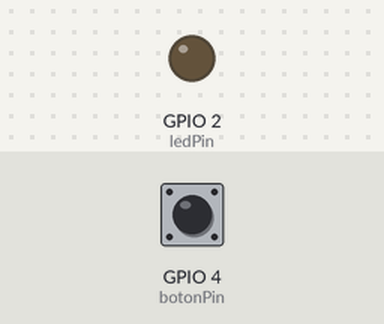
Bench run of a sketch on a simulated ESP32. Parts: output pins drawn as LEDs (lit = HIGH). Inputs (shaded band) come from the test bench; at power-on: GPIO 4 (botonPin) LOW. WiFi joins after 1.5 s; servers stay silent unless stated; no MQTT or app messages arrive unless stated; what the sketch prints to the serial monitor is not drawn.

Above: at 2.7 s.
2.8 s: GPIO 4 (botonPin) pulled HIGH for 0.15 s
At 3.7 s:
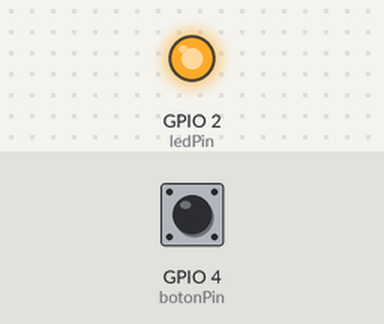
10.4 s: GPIO 4 (botonPin) pulled HIGH for 1 s
At 10.8 s:
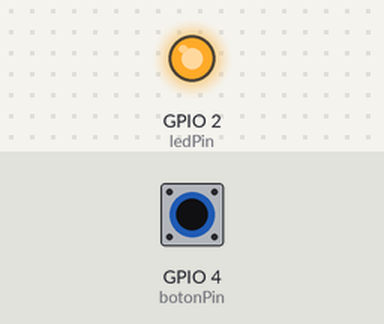
14.4 s: GPIO 4 (botonPin) pulled HIGH for 3.2 s
At 20.8 s:
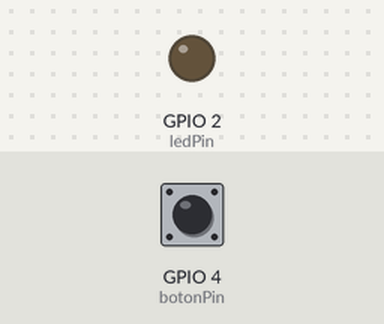
Timing chart, 0 to 22.3 s (numbered marks = the images above; inputs shaded):
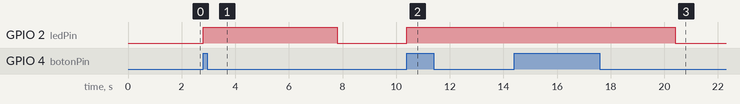

Measured:
- after the input at 2.8 s, GPIO 2 (ledPin): LOW → HIGH at once, → LOW 5.0 s later
- after the input at 10.4 s, GPIO 2 (ledPin): LOW → HIGH at once
- after the input at 14.4 s, GPIO 2 (ledPin): HIGH → LOW after 6.0 s instead of 1.0 s

The sketch:

P3.ino
```cpp
/* Proxecto casa domótica. Práctica 3. Sensor binario: botón e LED
 Bernardo Álvarez, xaneiro 2024*/

#include <WiFi.h>
#include <PubSubClient.h>

// Completa cos teus datos:SSID, contrasinal e IP do broker MQTT
const char* ssid = "Domotica";
const char* password = "tecnoteis";
const char* mqtt_server = "192.tecnoteis.1.101";
const char* mqtt_user = "";  // Nombre de usuario MQTT (deja en blanco si no es necesario)
const char* mqtt_password = "";  // Contraseña MQTT (deja en blanco si no es necesario)

const int botonPin = 4; // Pin do pulsador
const int ledPin = 2;    // Pin do LED

WiFiClient espClient15;
PubSubClient client(espClient15);
bool ledAceso = false;

void setup_wifi() {
  delay(10);
  Serial.println();
  Serial.print("Conectando a ");
  Serial.println(ssid);
  WiFi.begin(ssid, password);
  while (WiFi.status() != WL_CONNECTED) {
    delay(500);
    Serial.print(".");
  }
  Serial.println("");
  Serial.println("Conectado á rede WiFi");
  Serial.println("Dirección IP: ");
  Serial.println(WiFi.localIP());
}

void callback(char* topic, byte* message, unsigned int length) {
  Serial.print("Mensaxe recibida desde o topic: ");
  Serial.println(topic);
  Serial.print("Contenido da mensaxe: ");
  String messageTemp;

  for (int i = 0; i < length; i++) {
    Serial.print((char)message[i]);
    messageTemp += (char)message[i];
  }
  Serial.println();

  if (String(topic) == "casa/actuadores/led15") {
    Serial.print("Cambiando a saída a  ");
    if(messageTemp == "true"){
      Serial.println("on");
      digitalWrite(ledPin, HIGH);
    }
    else if(messageTemp == "false"){
      Serial.println("off");
      digitalWrite(ledPin, LOW);
    }
  }
}
void reconnect() {
  while (!client.connected()) {
    Serial.print("Tentando conexión MQTT...");
    if (client.connect("ESP32Client")) {
      Serial.println("Conectado ao servidor MQTT");
      client.subscribe("casa/actuadores/led15");
    } else {
      Serial.print("Fallou, rc=");
      Serial.print(client.state());
      Serial.println(" Tentando de novo en 5 segundos");
      delay(5000);
    }
  }
}

void setup() {
  pinMode(botonPin, INPUT);
  pinMode(ledPin, OUTPUT);
  digitalWrite(ledPin, LOW);

  Serial.begin(115200);
  setup_wifi();
  client.setServer(mqtt_server, 1883);
  client.setCallback(callback);
}

void loop() {
  if (!client.connected()) {
    reconnect();
  }
  client.loop();

  // Verificar o estado do pulsador
  int botonEstado = digitalRead(botonPin);

  if (botonEstado == HIGH) { // Se presionamos o botón
    if(!ledAceso) {
      ledAceso = true;
      digitalWrite(ledPin,HIGH);
      Serial.println("LED aceso");
      client.publish("casa/actuadores/led15","LED aceso");
      client.publish("casa/sensores/boton15","Botón premido");
    }
    delay(5000);
  } else{
    if (ledAceso){
      ledAceso = false;
      digitalWrite(ledPin,LOW);
      Serial.println("LED apagado");
      client.publish("casa/actuadores/led15","LED apagado");
    }
  }
}
```
